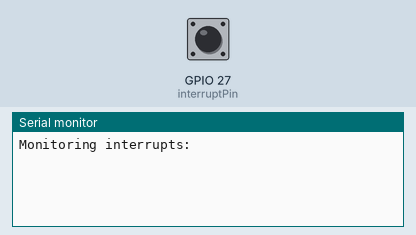
Bench run of a sketch on a simulated ESP32. Parts: the last lines printed to the serial monitor. Inputs (shaded band) come from the test bench; at power-on: GPIO 27 (interruptPin) HIGH.

Above: at 1.2 s.
1.3 s: GPIO 27 (interruptPin) pulled LOW for 0.15 s
At 2.4 s:
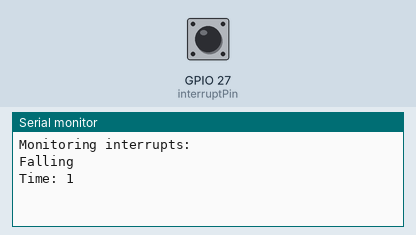
2.9 s: GPIO 27 (interruptPin) pulled LOW for 1 s
At 3.6 s:
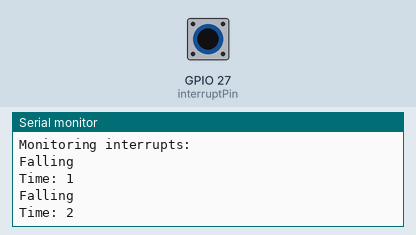
5.4 s: GPIO 27 (interruptPin) pulled LOW for 0.15 s
At 6.7 s:
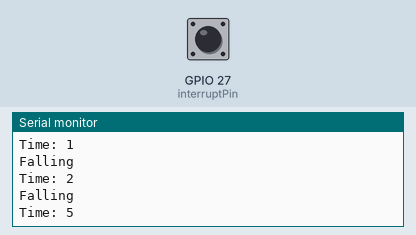

The sketch:

test_TareButton.ino
```cpp
const byte interruptPin = 27;

volatile int interruptCounterRising = 0;
volatile int interruptCounterFalling = 0;
int numberOfInterrupts = 0;

long unsigned timeBefore = 0;
long unsigned timeAfter  = 0;
bool bEnd = false;

portMUX_TYPE muxRising  = portMUX_INITIALIZER_UNLOCKED;
portMUX_TYPE muxFalling = portMUX_INITIALIZER_UNLOCKED;

void IRAM_ATTR handleInterruptRising() {
  //portENTER_CRITICAL_ISR(&muxRising);
  interruptCounterRising++;
  timeBefore = millis();
  Serial.println("Rising ");
  //portEXIT_CRITICAL_ISR(&muxRising);
}

void IRAM_ATTR handleInterruptFalling() {
  //portENTER_CRITICAL_ISR(&muxFalling);
  interruptCounterFalling++;
  timeAfter = millis();
  Serial.println("Falling ");
  bEnd = true;
  //portEXIT_CRITICAL_ISR(&muxFalling);
}

void setup() {

  Serial.begin(115200);
  Serial.println("Monitoring interrupts: ");
  pinMode(interruptPin, INPUT);
  attachInterrupt(digitalPinToInterrupt(interruptPin), handleInterruptRising,  RISING );  // FALLING
  attachInterrupt(digitalPinToInterrupt(interruptPin), handleInterruptFalling, FALLING ); // FALLING

}

void loop() {
  /*
  if(interruptCounterFalling>0){

      portENTER_CRITICAL(&muxFalling);
      interruptCounterFalling--;
      portEXIT_CRITICAL(&muxFalling);

      numberOfInterrupts++;
      Serial.print("An interrupt has occurred. Total: ");
      Serial.println(numberOfInterrupts);
  }
  */

  if (bEnd){
    Serial.print("Time: ");
    Serial.println((timeAfter-timeBefore)/1000);
    bEnd = false;
  }

}
```

Measured:
- after the input at 1.3 s, the serial monitor: prints a new line at once (image 1)
- after the input at 2.9 s, the serial monitor: prints a new line at once (image 2)
- after the input at 5.4 s, the serial monitor: prints a new line at once (image 3)
